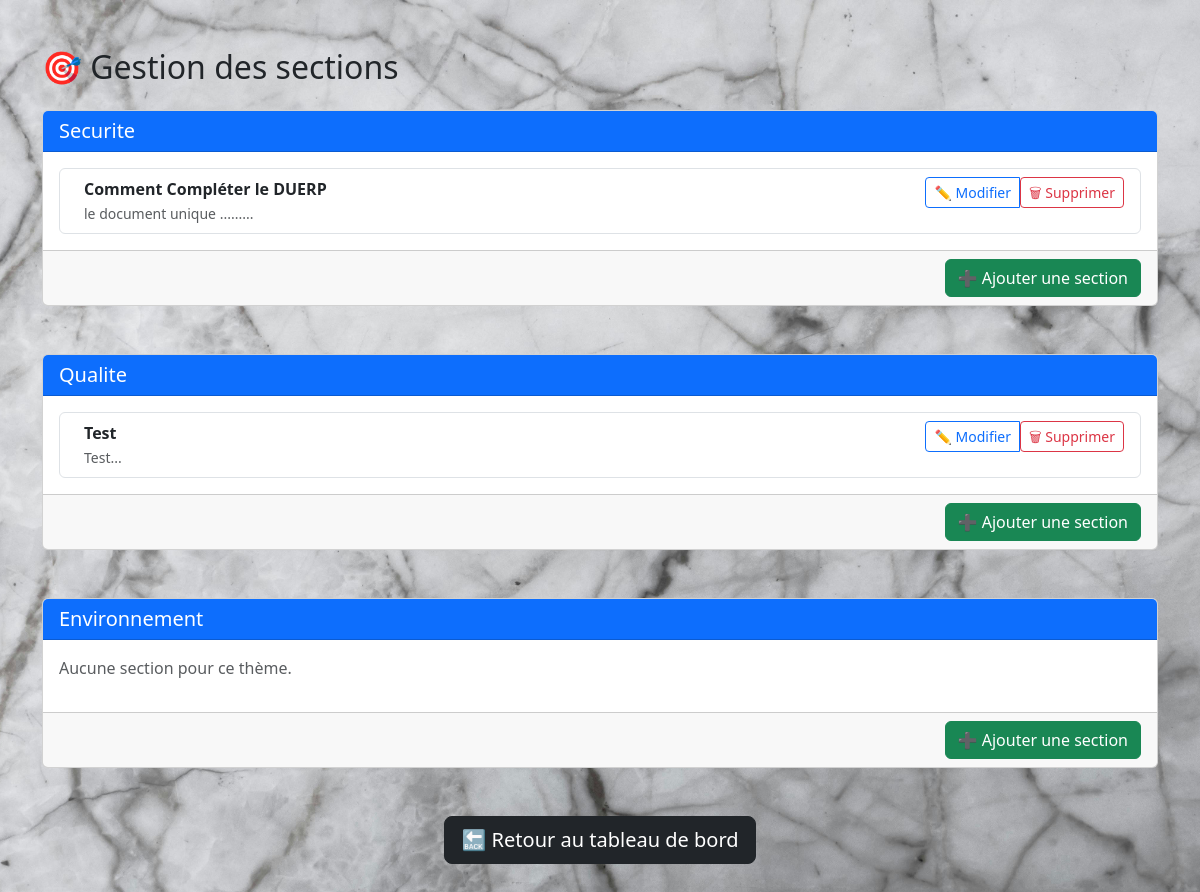
/admin/edit_sections (signed in), run on the app's committed database.
### models.py (models this page shows)
class Section(db.Model):
    __tablename__ = 'section'
    id = db.Column(db.Integer, primary_key=True)
    title = db.Column(db.String(200), nullable=False)
    content = db.Column(db.Text, nullable=True)
    video_url = db.Column(db.String(300), nullable=True)
    file_path = db.Column(db.String(200), nullable=True)
    theme = db.Column(db.String(50), nullable=False)
    user_id = db.Column(db.Integer, db.ForeignKey('user.id'), nullable=False)

### app.py (the view)
@app.route('/admin/edit_sections')
@login_required
def edit_sections():
    if current_user.role != 'admin':
        return redirect(url_for('dashboard'))
    data = {'securite': [], 'qualite': [], 'environnement': []}
    all_sections = Section.query.all()
    for section in all_sections:
        if section.theme == 'securite':
            data['securite'].append(section)
        if section.theme == 'qualite' :
            data['qualite'].append(section)
        if section.theme == 'environnement':
            data['environnement'].append(section)
    return render_template("admin_edit_sections.html", data=data)

### app.py (called while the page is built)
@login_manager.user_loader
def load_user(user_id):
    return User.query.get(int(user_id))

### templates/admin_edit_sections.html (shortened to what this page needs)
<!DOCTYPE html>
<html lang="fr">
<head>
    <link href="https://cdn.jsdelivr.net/npm/bootstrap@5.3.0/dist/css/bootstrap.min.css" rel="stylesheet">
</head>
<body>
    <div class="container py-5">
        <h2 class="mb-4">🎯 Gestion des sections</h2>
        {% for theme, sections in data.items() %}
            <div class="card mb-5">
                <div class="card-header bg-primary text-white">
                    <h5 class="mb-0">{{ theme|capitalize }}</h5>
                </div>
                <div class="card-body">
                    {% if sections %}
                        <ul class="list-group">
                            {% for section in sections %}
                                <li class="list-group-item d-flex justify-content-between align-items-start">
                                    <div class="ms-2 me-auto">
                                        <div class="fw-bold">{{ section.title }}</div>
                                        <small class="text-muted">{{ section.content[:100] }}...</small>
                                    </div>
                                    <div class="btn-group">
                                        <a href="{{ url_for('edit_section_form', theme=theme, section_id=section.id) }}"
                                           class="btn btn-sm btn-outline-primary">✏️ Modifier</a>
                                        <form method="POST"
                                              action="{{ url_for('delete_section', theme=theme, section_id=section.id) }}"
                                              style="display:inline;">
                                            <button type="submit" class="btn btn-sm btn-outline-danger"
                                                    onclick="return confirm('Supprimer cette section ?')">
                                                🗑 Supprimer
                                            </button>
                                        </form>
                                    </div>
                                </li>
                            {% endfor %}
                        </ul>
                    {% else %}
                        <p class="text-muted">Aucune section pour ce thème.</p>
                    {% endif %}
                </div>
                <div class="card-footer text-end">
                    <a href="{{ url_for('add_section_form', theme=theme) }}" class="btn btn-success">
                        ➕ Ajouter une section
                    </a>
                </div>
            </div>
        {% endfor %}
        <div class="text-center mt-4">
            <a href="{{ url_for('dashboard') }}" class="btn btn-dark btn-lg">
                🔙 Retour au tableau de bord
            </a>
        </div>
    </div>
</body>
</html>

### templates/admin_edit_sections.html (style rules this page uses)
body { background-image: url('/static/marbre.jpg'); background-size: cover; background-position: center; font-family: 'Segoe UI', sans-serif; }

### data on the page
Section: title "Comment Compléter le DUERP", content "le document unique ......"
Section: title "Test", content "Test"

### other printed values
{{ theme|capitalize }} "Securite" "Qualite" "Environnement"
